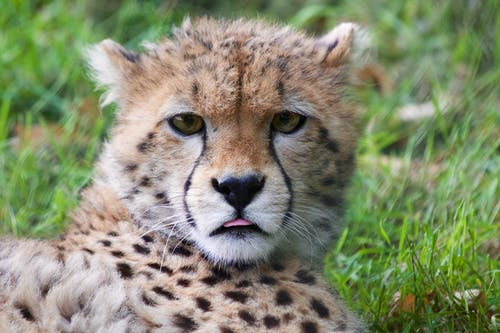
#> input picture BigCats/Cheetah/animal-africa-wilderness-zoo.jpg, 500 x 333 px, found by its file name; its folder holds only this picture in this run
$ jupyter execute --allow-errors SIFT.ipynb
#> lines starting #> are read from the running program, lines starting #| are printed output that depends on the picture
#> further down, img is the input picture: shape (333, 500, 3); mean B, G, R 109.6, 139.3, 132.2
[cell 1]
import numpy as np
import pandas as pd
import cv2
import os
import time
import matplotlib.pyplot as plt

[cell 2]
from sklearn.svm import SVC
from sklearn.model_selection import train_test_split
from sklearn.metrics import accuracy_score, confusion_matrix

[cell 3]
path = "Z:/Study/2.1 a/Pattern Recognition/Assignment/Assignment 2/Data-PR-As2/BigCats"
folder = ["Cheetah", "Jaguar", "Leopard","Lion","Tiger"]
image_path=[]
#> (the rest of this cell did not finish here and is left out)

[cell 4]
labels=[]
vec=[]

[cell 5]
def features(img):
    # Applying SIFT detector
    gray= cv2.cvtColor(img,cv2.COLOR_BGR2GRAY)
    sift = cv2.SIFT_create()
    kp,des = sift.detectAndCompute(gray,None)
    return des

[cell 6]
features = []
#> (the rest of this cell did not finish here and is left out)

[cell 7]
# Loading the image
img = cv2.imread('leopard-animal-cat-cheetah-51129.jpeg')
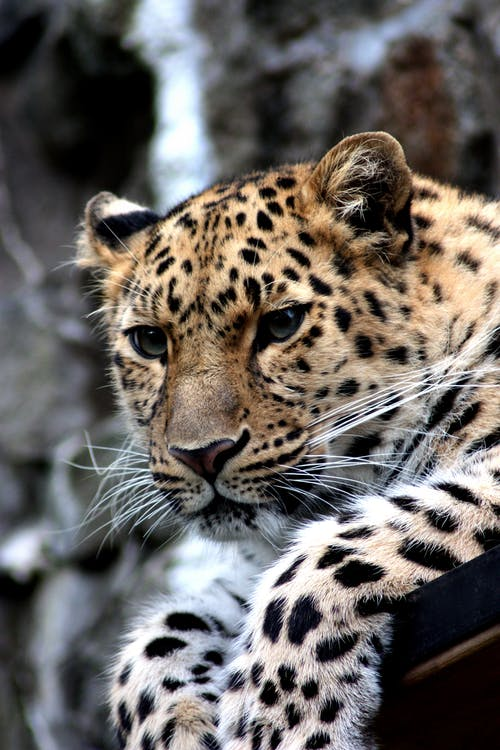
#> input picture BigCats/Leopard/leopard-animal-cat-cheetah-51129.jpeg, 500 x 750 px, found by its file name
#> img is the input picture: shape (750, 500, 3); mean B, G, R 97.6, 101.3, 106.3

 # Converting image to grayscale
gray= cv2.cvtColor(img,cv2.COLOR_BGR2GRAY)
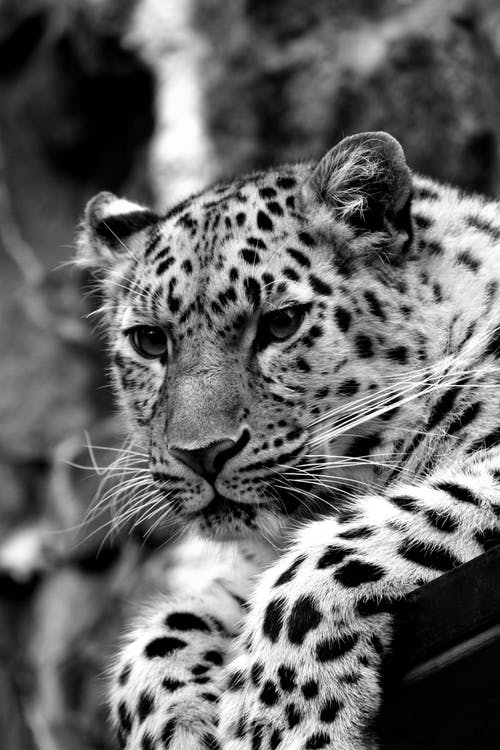
#> gray: shape (750, 500); min 0, max 255, mean 102.4

# Applying SIFT detector
sift = cv2.SIFT_create()
kp = sift.detect(gray, None)
#> kp = 2802 keypoints; strongest (x, y, size): (171, 685, 10.2), (461, 494, 12.2), (405, 503, 11.1), (285, 577, 8.8)

# Marking the keypoint on the image using circles
img=cv2.drawKeypoints(gray ,
                      kp ,
                      img ,
                      flags=cv2.DRAW_MATCHES_FLAGS_DRAW_RICH_KEYPOINTS)
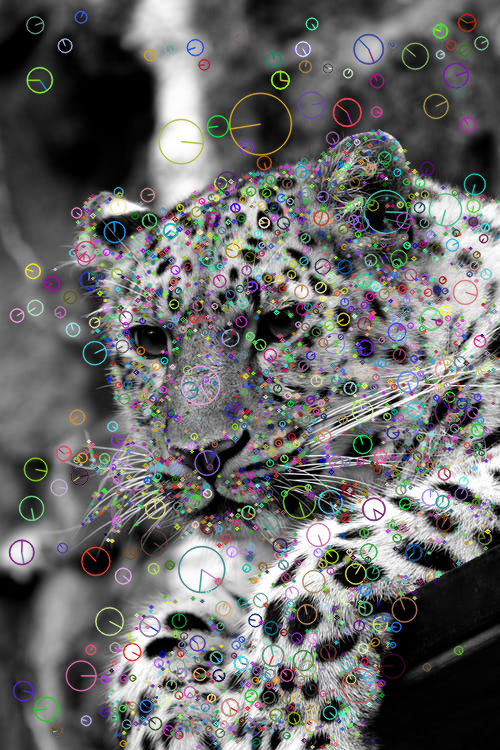
#> img: shape (750, 500, 3); mean B, G, R 103.6, 104, 103.9

cv2.imwrite('image-with-keypoints.jpg', img)
#> Out = True
